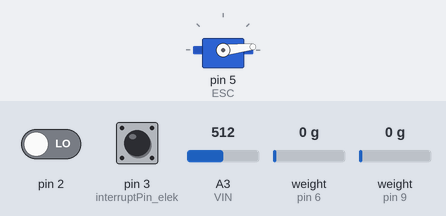
The sketch below on a simulated Arduino Uno, built with avr-gcc and run on an emulated ATmega328P. Shown: servo. The inputs (shaded band) are chosen by the test bench; at power-on: pin 2 LOW, pin 3 (interruptPin_elek) LOW, A3 (VIN) = 512, weight on the scale (sensors on pin 6, pin 9) 0 g. What the sketch prints to the serial monitor is not drawn.

Above: at 9.4 s.
Timing chart, 0 to 14.8 s (numbered marks = the images above):
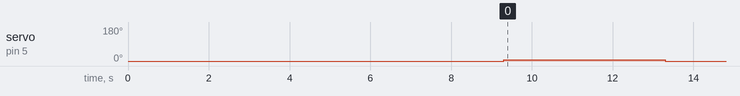

Measured:
- by itself, servo on pin 5 (ESC): 0° → 6° at 9.3 s, → 0° 4.0 s later

The sketch:

main.ino
```cpp
#include <Wire.h>
#include <Servo.h>
#include <HX711_ADC.h>


//----------Drehzahlwerte
int werte[]={0, 6};//{0, 10,12,15,18,20,23,25,28,30,35,40,45,50,55,60,65,70,75,80,85,90,95,100,110,120,130,140,150,160,170,175,100}; //Die Servo-Libary erwartet werte zwischen 0 und 180
int anzahl_werte=2;
int i=0;
//----------

//----------Motoransteuerung
Servo ESC;     // create servo object to control the ESC
//----------

//----------Kraftmessung
HX711_ADC LoadCell_1(6, 7); // parameters: dt pin, sck pin<span data-mce-type="bookmark" style="display: inline-block; width: 0px; overflow: hidden; line-height: 0;" class="mce_SELRES_start"></span>
HX711_ADC LoadCell_2 (9, 10); // parameters: dt pin, sck pin<span data-mce-type="bookmark" style="display: inline-block; width: 0px; overflow: hidden; line-height: 0;" class="mce_SELRES_start"></span>
float kraft_ref=0;
float kraft_act=0;
//----------

//----------Drehzahlmessung
float counter_schranke = 0;
float counter_elek = 0;
bool status_schranke = false;
int drehzahl_schranke=0;
int drehzahl_elek=0;
int interruptPin_elek = 3;
unsigned long drehzahl_ref;
unsigned long programm_ref;
unsigned long zeit_act;
//----------

//----------Stromsensor
#define VIN A3 // define the Arduino pin A3 as voltage input (V in)
//bool initialized=false;
float current_offset=0;
float current_ref= 0;
float current_act=0;
int current_counter=0;
const float VCC   = 5.0;// supply voltage is from 4.5 to 5.5V. Normally 5V.
const int model = 2;   // enter the model number (see below)
float cutOffLimit = 0.5;// set the current which below that value, doesn't matter. Or set 0.5
float sensitivity[] ={
          0.185,// for ACS712ELCTR-05B-T
          0.100,// for ACS712ELCTR-20A-T
          0.066// for ACS712ELCTR-30A-T
         };
const float QOV =   0.5 * VCC;      // set quiescent Output voltage of 0.5V
float voltage;                      // internal variable for voltage
//------------------------


void setup()
{
  //----------Initialsiere Kraftmessung
  LoadCell_1.begin(); // start connection to HX711
  LoadCell_1.start(2000); // load cells gets 2000ms of time to stabilize
  LoadCell_1.setCalFactor(1077); // calibration factor for load cell => strongly dependent on your individual setup

  LoadCell_2.begin(); // start connection to HX711
  LoadCell_2.start(2000); // load cells gets 2000ms of time to stabilize
  LoadCell_2.setCalFactor(736); // calibration factor for load cell => strongly dependent on your individual setup
  //----------

  //----------Initialisiere Motoransteuerung
  ESC.attach(5,500,2000); // (pin, min pulse width, max pulse width in microseconds)
  ESC.write(0);    // Setze den Motor auf 0
  delay(500);
  //----------

  //----------Initialisiere Drehzahlauswertung elektrisch
  pinMode(interruptPin_elek, INPUT);
  attachInterrupt(digitalPinToInterrupt(interruptPin_elek), interrupt_elek , RISING);
  pinMode(2, INPUT);
  attachInterrupt(digitalPinToInterrupt(2), interrupt_schranke , RISING);
  //----------

  Serial.begin(9600);
  //Serial.println("Start");
  drehzahl_ref=millis()+1000;
  programm_ref=millis()+4000;
  }


void loop()
{
  //Es wird über die verschiedenen Drehzahlwerte iteriert. Wurden alle Drehzahlwerte angefahren,
  //wird der Motor auf 0 gesetzt. Nach jeder Drehzahlveränderung wird 6 sec. gewartet.
  if (i<anzahl_werte)
  {
    zeit_act=millis();
    LoadCell_1.update(); // retrieves data from the load cell
    float kraft = LoadCell_1.getData(); // get output value

    LoadCell_2.update(); // retrieves data from the load cell
    float kraft_schub = LoadCell_2.getData(); // get output value

    float voltage_raw =   (5.0 / 1024.0)* analogRead(VIN);
    voltage =  voltage_raw - QOV + 0.012 ;// 0.000 is a value to make voltage zero when there is no current
    float current = voltage / sensitivity[model];
    current_ref=current_ref+current;
    kraft_ref=kraft_ref+kraft;
    current_counter++;


    //DREHZAHLERFASSUNG
    //----------Zählerauswertung
    if (zeit_act>drehzahl_ref)
    {
      drehzahl_elek = (counter_elek*60)/7;
      drehzahl_schranke=counter_schranke*30;
      current_act=(current_ref/current_counter)-0.1;
      kraft_act=(kraft_ref/current_counter);

//      if(i==0 and not initialized){
//        current_offset=current_act;
//        initialized=true;
//      }

      kraft_ref=0;
      current_ref=0;
      counter_elek=0;
      counter_schranke=0;
      current_counter=0;


      drehzahl_ref=millis()+1000;
    }


    //MESSWERTAUSGABE
    if (zeit_act>programm_ref)//Nach Ablauf von 5 sec werden die neuen Messwerte ausgegeben
    {
      //Serial.println(werte[i]);
      //MOMENTERFASSUNG
      //----------Strommessung
      Serial.print(current_act); // print the current with 2 decimal places
      Serial.print(',');
      //----------

      //----------Kraftmessung
      Serial.print(kraft_act);
      Serial.print(',');
      //----------

      //DREHZAHLERFASSUNG
      //----------Drehzahl elektrisch
      Serial.print(drehzahl_elek);
      Serial.print(',');

      //----------Drehzahl Lichtschranke
      Serial.print(drehzahl_schranke);
      Serial.print(',');
      //----------

      //----------Drehzahl Lichtschranke
      Serial.print(kraft_schub);
      Serial.print(',');
      //----------

      Serial.println(kraft);

      i=i+1;
      programm_ref=millis()+4000;//Setze neue Programmzeitreferenz (aktuell + 5sec)
    }
    ESC.write(werte[i]);    // Setze den Motor auf den i-ten Drehzahlwert

  }
  else
  {
    ESC.write(0); //Nach Beendigung des automatischen Programmablaufs setze den Motor auf Null!
  }

}


//DREHZAHLERFASSUNG elektrisch: Interruptroutine
void interrupt_elek() {
  counter_elek++;
}
//----------

void interrupt_schranke(){
  counter_schranke++;
}
```
